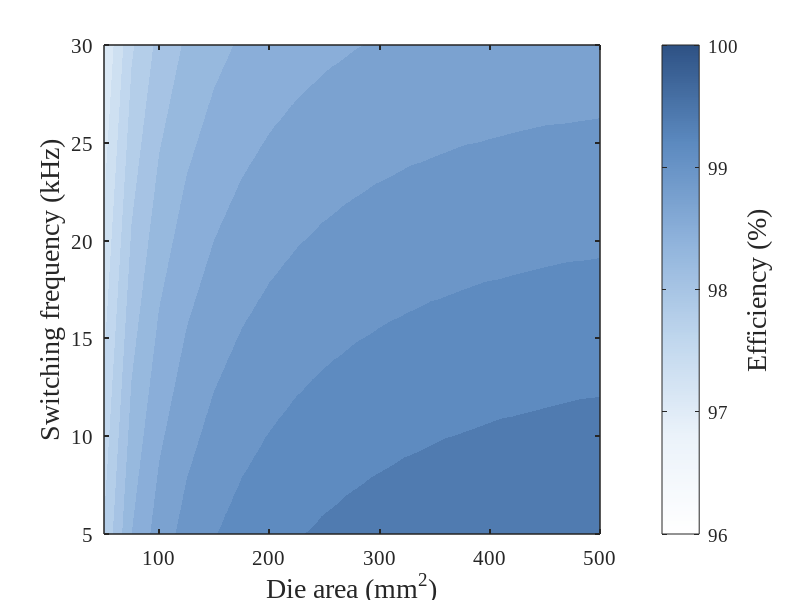

Write the MATLAB code that produced this figure. (Note: this script raises an error after producing the figure.)
%% ============================================
%  PARAMETRIC η(A_die, f_sw) — 2 kV SiC (FF3MR20KM1H_S) + constant dv/dt, di/dt
%  ============================================
clear; clc; close all;

%% ---------- PARAMETERS (datasheet-calibrated & user choices) ----------
S.device.name   = 'Infineon FF3MR20KM1H_S (2 kV CoolSiC Trench MOSFET)';
S.Udc           = 1200;          % V  (DC-link)
S.Ub_kV         = 2.0;           % kV device blocking rating (VDSS = 2 kV)
S.ffund         = 500;           % Hz electrical fundamental
S.ma            = 1.0;           % modulation index
S.cosphi        = 1.0;           % power factor
S.Ipk_base      = 356;           % A
S.Ipk_scale     = 1;           % peak-current scaling
S.Pout          = 300e3;         % W

% Sweep ranges
S.Fsw_vec       = 5e3:1e2:30e3;  % Hz
S.Adie_vec      = 50:25:500;     % mm^2

% ------ Conduction model (Rds(on) ∝ Ub^alpha_r / Adie, area-normalized) ------
% Datasheet anchors (typical):
% Rds(on) @ 25°C ≈ 2.6 mΩ; @125°C ≈ 5.5 mΩ; @175°C ≈ 7.8 mΩ
S.alpha_r       = 1.6;           % exponent on Ub (kept from your model)
S.Aref_mm2      = 300;           % assumed equivalent total die area of the module (tune if known)
S.Rds_on_25C    = 2.6e-3;        % Ω at 25°C
S.k_r           = S.Rds_on_25C * S.Aref_mm2 / (S.Ub_kV^S.alpha_r);  % ensures r_on(Aref,25°C)=2.6mΩ

% Fixed junction temperature selection (piecewise-linear scaling)
S.Tj_set_C      = 125;           % << choose 100 or 125 (°C)
R25 = 2.6e-3; R125 = 5.5e-3; R175 = 7.8e-3; % Ω
% linear interpolation/extrapolation for scale_temp vs Tj
if S.Tj_set_C <= 125
    S.scale_temp = 1 + (S.Tj_set_C - 25)/(125-25) * ((R125/R25) - 1);
else
    S.scale_temp = (R125/R25) + (S.Tj_set_C - 125)/(175-125) * ((R175/R25)-(R125/R25));
end

% ------ ZCS switching (Eoss at 1200 V → Coss_eq reference) ------
% Datasheet: Eoss(1200 V, 25°C) ≈ 2030 µJ (typ)
S.Eoss_1200V    = 2030e-6;                   % J
S.Coss_eq_ref   = S.Eoss_1200V / (S.Udc^2);  % F (≈ 1.41 nF)
S.alpha_c       = 0;                         % no Ub dependence for Coss_eq (fit at 1200 V)
S.k_c           = S.Coss_eq_ref / (S.Aref_mm2*1e-12);  % scales linearly with die area

% ------ Constant dv/dt and di/dt (no |I|-dependence) ------
% Use typical datasheet-like values (you can tweak these)
S.dvdt_const    = 15e9;         % V/s  (≈ 15 kV/µs)
S.didt_const    = 10e9;        % A/s  (≈ 3.0 kA/µs)

% ------ Plot styling ------
S.nLevels       = 10;
S.eta_caxis     = [96 100];

% Extra figure (switching loss vs |I|) settings
S.plotIL.A_sel   = 300;         % mm^2 for the IL sweep plot
S.plotIL.fsw_sel = 10e3;        % Hz for the IL sweep plot

%% ---------- Derived constants ----------
I_peak   = S.Ipk_base * S.Ipk_scale;
theta_pf = acos(S.cosphi);
m_a      = S.ma;
ffund    = S.ffund;
Pout     = S.Pout;

Fsw_a    = S.Fsw_vec;
A_die_a  = S.Adie_vec;

k_r      = S.k_r;
alpha_r  = S.alpha_r;
U_b      = S.Ub_kV;                % kV for conduction model
Udc      = S.Udc;
Ub_volt  = U_b*1e3;                % V for Coss/Eoss model
k_c      = S.k_c;
alpha_c  = S.alpha_c;

%% ---------- Allocate (rows=f_sw, cols=A_die) ----------
P_on_y   = zeros(numel(Fsw_a), numel(A_die_a));   % conduction
P_zcs_y  = zeros(numel(Fsw_a), numel(A_die_a));   % zero-current switching (Eoss-based)
P_over_y = zeros(numel(Fsw_a), numel(A_die_a));   % overlap (constant dv/dt, di/dt)

%% ---------- Main loops (identical θ-stepping to your loop) ----------
dth_con_fixed = 1e-2;  % conduction theta step (fixed)

for i_f = 1:numel(Fsw_a)
    fsw    = Fsw_a(i_f);
    dth_sw = ffund*2*pi/fsw;                     % theta step for zcs/overlap

    for i_a = 1:numel(A_die_a)
        A_die = A_die_a(i_a);

        % --- Conduction (fixed step = 1e-2) ---
        r_on = S.scale_temp * k_r * U_b^alpha_r / A_die;  % Ω (U_b in kV by design)
        P_c  = 0;
        for theta = theta_pf : dth_con_fixed : (theta_pf + pi)
            IL      = I_peak * sin(theta - theta_pf);
            D_upper = (1 + m_a * sin(theta))/2;
            D_lower = (1 - m_a * sin(theta))/2;
            P_c     = P_c + (r_on*IL^2*D_upper*dth_con_fixed) + (r_on*IL^2*D_lower*dth_con_fixed);
        end
        P_cond = 2*P_c/(2*pi);                   % same scaling as your code

        % --- ZCS switching (Eoss/Coss_eq) ---
        C_oss = k_c * (Ub_volt^alpha_c) * A_die * 1e-12;  % F
        Esw   = C_oss * Udc^2;                             % J/event
        Nsteps = numel(theta_pf : dth_sw : (theta_pf + pi)); % exact ':' step count
        P_zcs  = ffund * 2 * Esw * Nsteps;                 % W

        % --- Overlap energy (constant dv/dt, di/dt) ---
        E_over = 0;
        for theta = theta_pf : dth_sw : (theta_pf + pi)
            ILabs   = abs(I_peak * sin(theta - theta_pf));
            E_over  = E_over + (Udc*ILabs.^2 / S.didt_const) + (Udc^2 * ILabs / S.dvdt_const);
        end
        P_over = ffund * 2 * E_over;

        % Store
        P_on_y(i_f, i_a)   = P_cond;
        P_zcs_y(i_f, i_a)  = P_zcs;
        P_over_y(i_f, i_a) = P_over;
    end
end

%% ---------- Total loss & Efficiency ----------
P_tot = 3 * (P_on_y + P_zcs_y + P_over_y);
eta   = 100 * S.Pout ./ (S.Pout + P_tot);

%% ---------- Figure 1: η(A_die, f_sw) ----------
[X,Y] = meshgrid(A_die_a, Fsw_a/1e3);   % X: die area [mm^2], Y: kHz
figure('Color','w','Position',[220 180 780 520],'Renderer','painters');
axes1 = axes('FontName','Times New Roman','FontSize',15,'LineWidth',1.1);
hold on; box on; grid off; set(gca,'Layer','top');
contourf(X, Y, eta, S.nLevels, 'LineStyle','none');

% single-hue muted blue colormap
nC = 256;
stops = [1 1 1; 0.92 0.95 0.98; 0.75 0.84 0.93; 0.56 0.70 0.86; 0.36 0.54 0.75; 0.18 0.32 0.52];
xi = linspace(0,1,size(stops,1)); cmap = interp1(xi, stops, linspace(0,1,nC)); colormap(cmap);

xlabel('Die area (mm^2)','FontSize',20);
ylabel('Switching frequency (kHz)','FontSize',20);
xlim([min(A_die_a) max(A_die_a)]);
ylim([min(Fsw_a)/1e3 max(Fsw_a)/1e3]);
c = colorbar('FontSize',14,'FontName','Times New Roman');
ylabel(c,'Efficiency (%)','FontSize',20);
caxis(S.eta_caxis); axis tight

%% ---------- Figure 2: R_DS(on) vs A_die & E_sw vs A_die ----------
rds_vec    = S.scale_temp * S.k_r * S.Ub_kV^S.alpha_r ./ A_die_a;         % Ω
Coss_vec   = S.k_c * ((S.Ub_kV*1e3)^S.alpha_c) .* A_die_a * 1e-12;       % F
Esw_vec_mJ = (Coss_vec * S.Udc^2) * 1e3;                                  % mJ/event

figure('Color','w','Position',[180 140 900 420],'Renderer','painters');
tiledlayout(1,2,'Padding','compact','TileSpacing','compact');

nexttile(1);
plot(A_die_a, rds_vec, 'LineWidth',2.0, 'Color',[0.18 0.32 0.52]); grid on; box on;
xlabel('Die area (mm^2)','FontSize',16); ylabel('R_{DS(on)} (\Omega)','FontSize',16);
title(sprintf('R_{DS(on)} vs A_{die}  (T_j=%d^\\circC)', S.Tj_set_C), 'FontWeight','normal');

nexttile(2);
plot(A_die_a, Esw_vec_mJ, 'LineWidth',2.0, 'Color',[0.36 0.54 0.75]); grid on; box on;
xlabel('Die area (mm^2)','FontSize',16); ylabel('E_{sw} (mJ/event)','FontSize',16);
title(sprintf('E_{sw} vs A_{die}  (U_{dc}=%g V)', S.Udc), 'FontWeight','normal');

%% ---------- Figure 3: Switching loss vs |I_L| (for A_sel & f_sw_sel) ----------
A_sel   = S.plotIL.A_sel;
fsw_sel = S.plotIL.fsw_sel;

IL_sweep = linspace(0, I_peak, 400);
Eover_ev = (Udc.*IL_sweep.^2)/S.didt_const + (Udc.^2.*IL_sweep)/S.dvdt_const; % J/event

Coss_sel = S.k_c * (Ub_volt^S.alpha_c) * A_sel * 1e-12;  % F
Esw_sel  = Coss_sel * Udc^2;                              % J/event

% Per-inverter switching power at fsw_sel:
Pzcs_inv  = 3 * (fsw_sel * Esw_sel) * ones(size(IL_sweep)); % W
Pover_inv = 3 * (fsw_sel * Eover_ev);                       % W
Psw_inv   = Pzcs_inv + Pover_inv;                           % W

figure('Color','w','Position',[220 160 720 480],'Renderer','painters');
plot(IL_sweep, Pzcs_inv/1e3,  '-', 'LineWidth',2.0, 'Color',[0.75 0.35 0.35]); hold on; % ZCS (red)
plot(IL_sweep, Pover_inv/1e3, '--', 'LineWidth',2.2, 'Color',[0.18 0.32 0.52]);        % Overlap (blue)
plot(IL_sweep, Psw_inv/1e3,   '-', 'LineWidth',2.4, 'Color',[0 0 0]);                   % Total (black)
grid on; box on;
xlabel('|I_L| (A)','FontSize',16);
ylabel('Switching loss (kW)','FontSize',16);
title(sprintf('Switching loss vs |I_L| @ A_{die}=%d mm^2, f_{sw}=%.1f kHz, T_j=%d^\\circC', ...
      A_sel, fsw_sel/1e3, S.Tj_set_C), 'FontWeight','normal');
legend({'ZCS (C_{oss})','Overlap (const dv/dt, di/dt)','Total (inverter)'}, ...
       'Location','northwest','Box','on','Color','w');
set(gca,'FontName','Times New Roman','FontSize',13,'TickDir','out');
